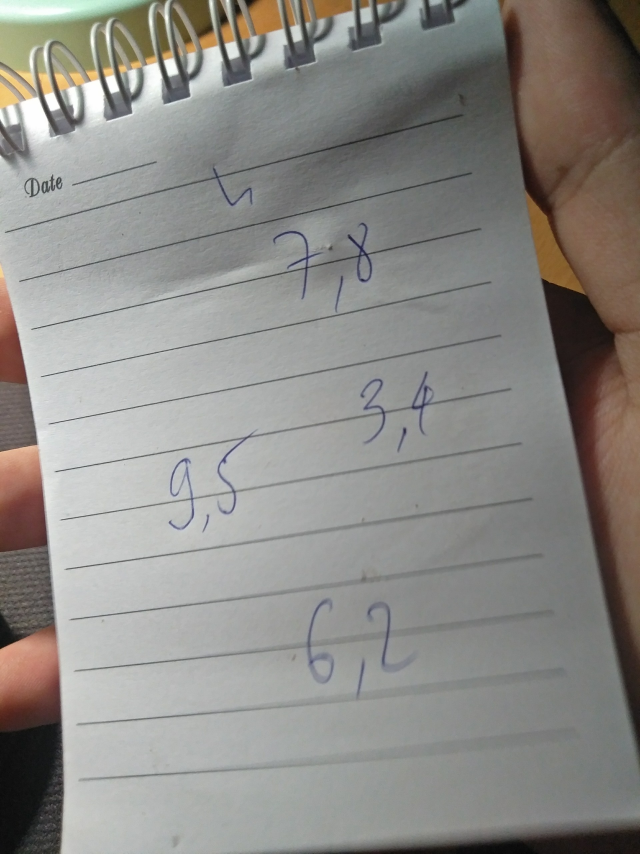
#> input picture z2826838482023_ba629e3ea795e6c75404a14b6a209cb3.jpg, 1920 x 2560 px (shown at 1/3 size)
$ python recognition.py --image z2826838482023_ba629e3ea795e6c75404a14b6a209cb3.jpg
#> lines starting #> are read from the running program, lines starting #| are printed output that depends on the picture
# -*- coding: utf-8 -*-
"""
Created on Thurs Oct 07 21:40:18 2021
@author: Mạnh Thắng Hồ
"""

# import library
from imutils.perspective import four_point_transform
from imutils import contours
from skimage import io

import numpy as np
import argparse
import imutils
import cv2

#create global variable to store the path of input image
#if __name__ == "__main__":
#	img_path = './images/test_01.png'

#có thể truyền đường dẫn của ảnh vào trong lúc thực thi chương trình theo thư viện argparse của Python như sau:

# construct the argument parse and parse the arguments
# construct the argument parse and parse the arguments
ap = argparse.ArgumentParser()
ap.add_argument("-i", "--image", required=True,
    help="path to the input image")

args = vars(ap.parse_args())
if __name__ == "__main__":
    img_path = args["image"]
# define the answer key which maps the question number
# to the correct answer
image = img = io.imread(args["image"])
#> image is the input picture: shape (2560, 1920, 3); mean R, G, B 141, 139.1, 135
image=cv2.resize(image,(int(image.shape[0]/4),int(image.shape[1]/4)))
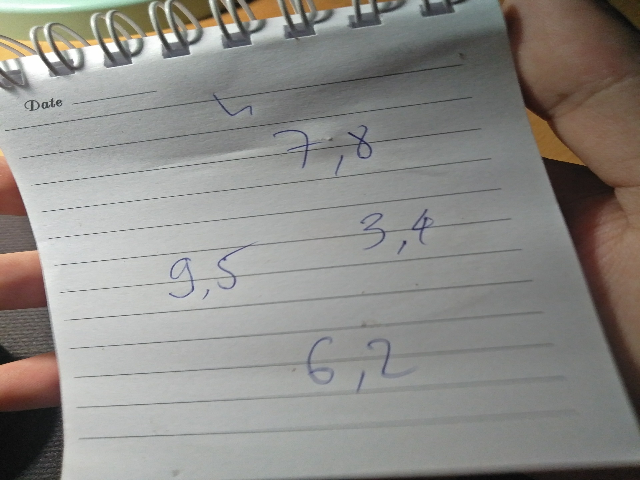
#> image: shape (480, 640, 3); mean R, G, B 141.1, 139.1, 135
img_gray = cv2.cvtColor(image,cv2.COLOR_BGR2GRAY)
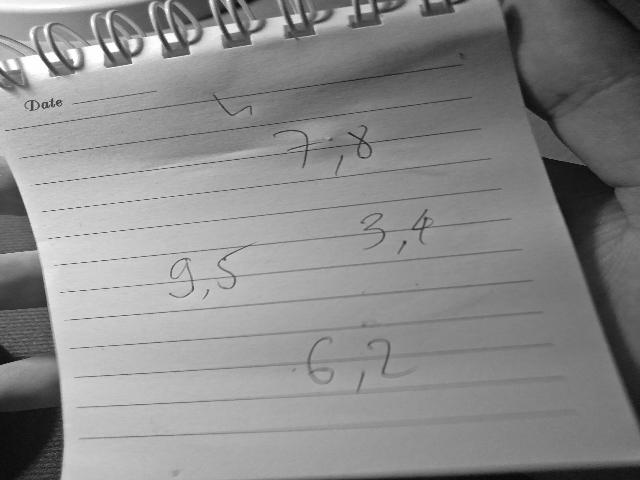
#> img_gray: shape (480, 640); min 7, max 255, mean 137.9
img_blur = cv2.GaussianBlur(img_gray,(5,5),1)
edged = cv2.Canny(img_blur, 1, 30)
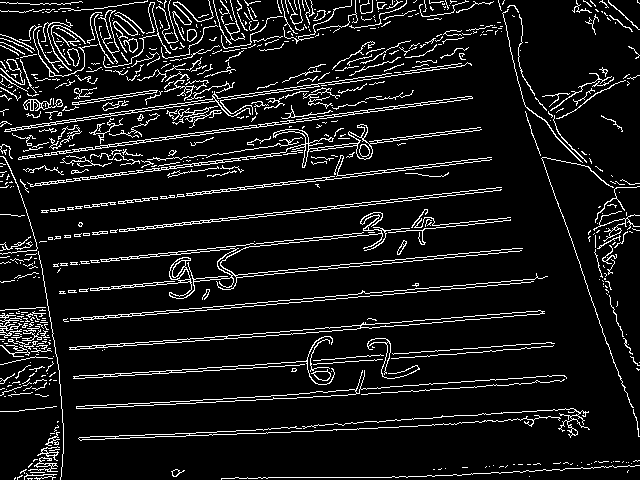
#> edged: shape (480, 640); 9.1% white in thin lines or dots
cv2.imshow("Image after edged",edged)
#
thresh = cv2.threshold(edged, 0, 255,
    cv2.THRESH_BINARY_INV | cv2.THRESH_OTSU)[1]
#> thresh: shape (480, 640); 90.9% white; black in thin lines or dots
print(thresh.shape[0])
#| 480

cv2.imshow("Result", thresh)

cv2.waitKey(0)

$ run again, on z2826838699581_733d7bd15a9fb1aebf53a8e72f607776.jpg
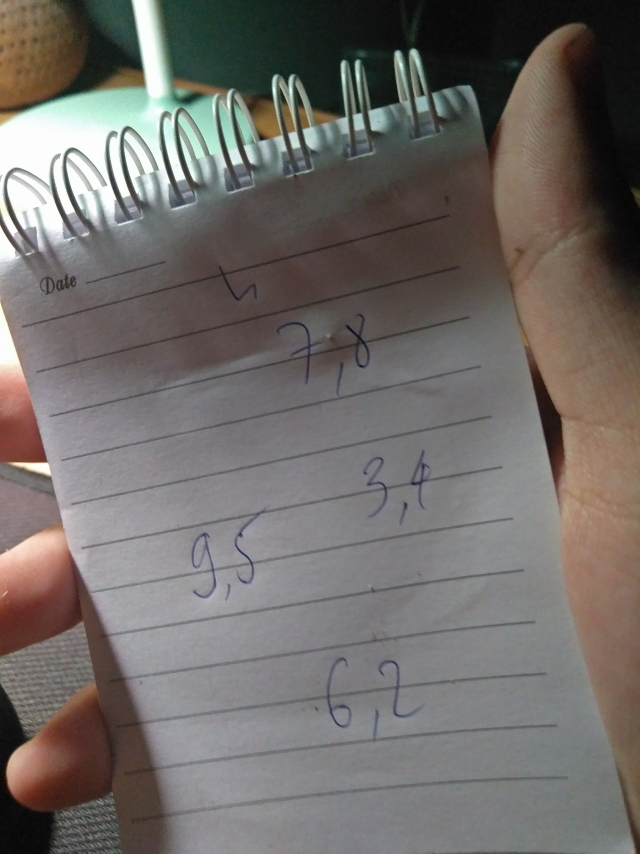
#> input picture z2826838699581_733d7bd15a9fb1aebf53a8e72f607776.jpg, 1920 x 2560 px (shown at 1/3 size)
#> image is the input picture: shape (2560, 1920, 3); mean R, G, B 112.9, 108.1, 105
#> image: shape (480, 640, 3)
#> `img_gray = cv2.cvtColor(image,cv2.COLOR_BGR2GRAY)`:
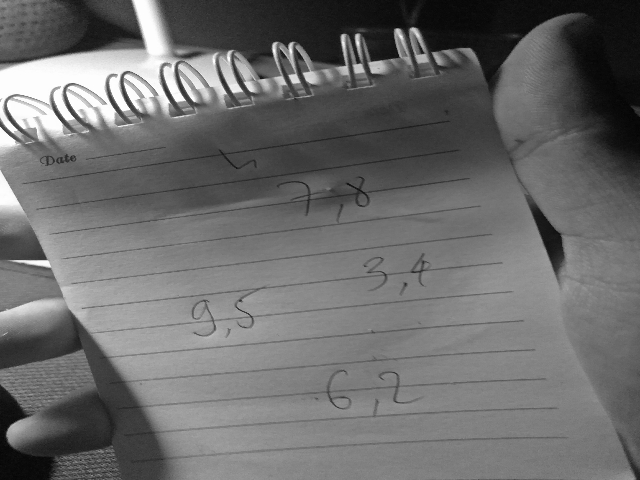
#> img_gray: shape (480, 640); min 3, max 255, mean 107.8
#> `edged = cv2.Canny(img_blur, 1, 30)`:
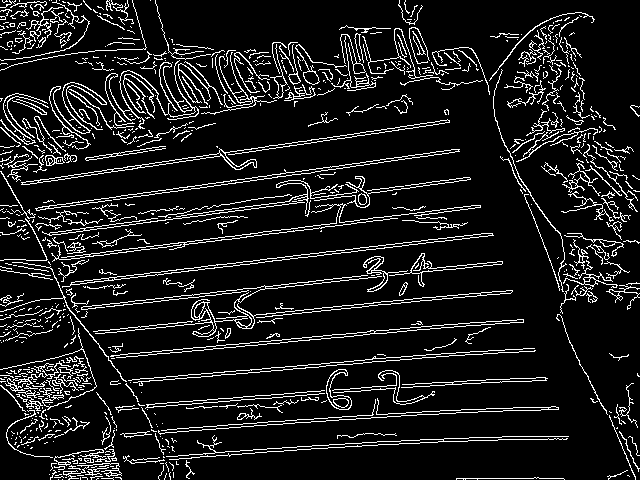
#> edged: shape (480, 640); 10.6% white in thin lines or dots
#> thresh: shape (480, 640); 89.4% white; black in thin lines or dots
#| 480
